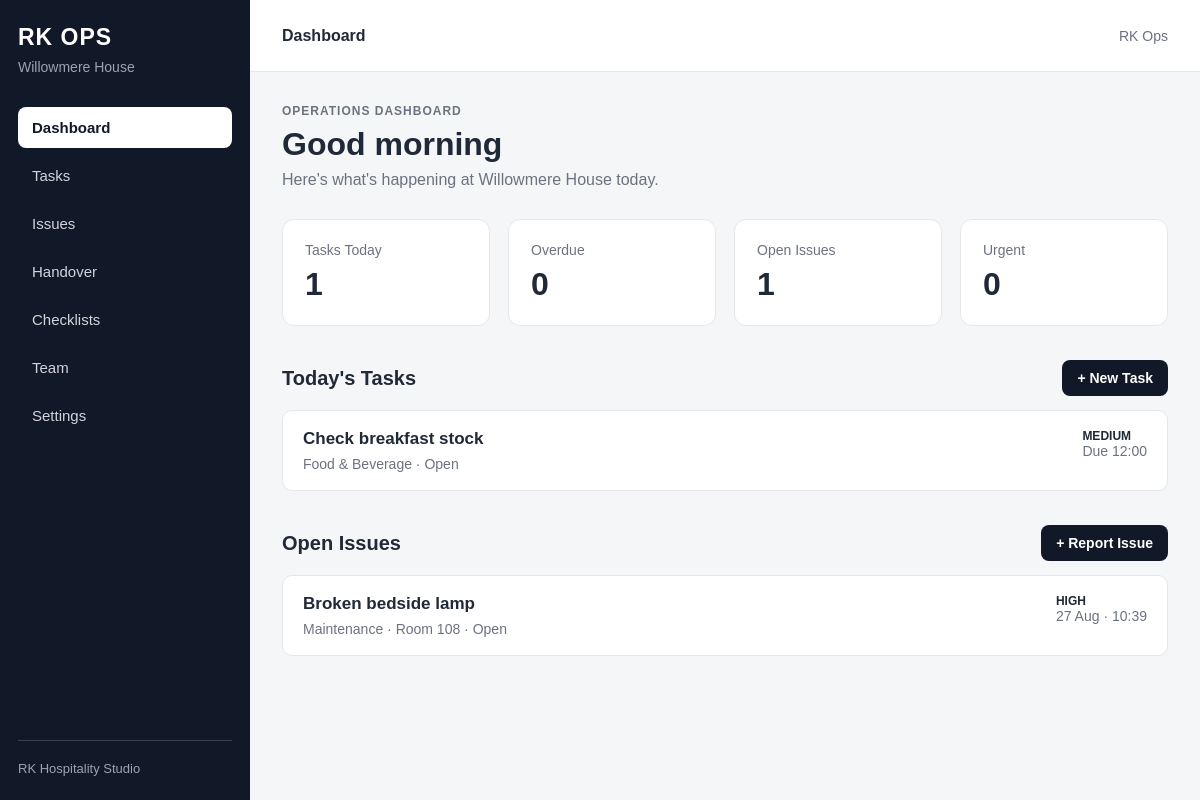
The page / on the database its author committed.
### properties/models.py (models this page shows, shortened)
class Property(models.Model):
    name = models.CharField(max_length=150)
    slug = models.SlugField(unique=True)
    address_line_1 = models.CharField(max_length=150, blank=True)
    address_line_2 = models.CharField(max_length=150, blank=True)
    town_city = models.CharField(max_length=100, blank=True)
    postcode = models.CharField(max_length=20, blank=True)
    phone = models.CharField(max_length=30, blank=True)
    email = models.EmailField(blank=True)
    is_active = models.BooleanField(default=True)
    created_at = models.DateTimeField(auto_now_add=True)
    updated_at = models.DateTimeField(auto_now=True)
    class Meta:
        verbose_name_plural = "Properties"
        ordering = ["name"]

### operations/models.py (models this page shows, shortened)
class Task(models.Model):
    class Priority(models.TextChoices):
        LOW = "low", "Low"
        MEDIUM = "medium", "Medium"
        HIGH = "high", "High"
        URGENT = "urgent", "Urgent"
    class Status(models.TextChoices):
        OPEN = "open", "Open"
        IN_PROGRESS = "in_progress", "In Progress"
        COMPLETED = "completed", "Completed"
        CANCELLED = "cancelled", "Cancelled"
    class Category(models.TextChoices):
        FRONT_OFFICE = "front_office", "Front Office"
        HOUSEKEEPING = "housekeeping", "Housekeeping"
        MAINTENANCE = "maintenance", "Maintenance"
        FOOD_BEVERAGE = "food_beverage", "Food & Beverage"
        MANAGEMENT = "management", "Management"
        OTHER = "other", "Other"
    property = models.ForeignKey(
        Property,
        on_delete=models.CASCADE,
        related_name="tasks",
    )
    title = models.CharField(max_length=200)
    description = models.TextField(blank=True)
    category = models.CharField(
        max_length=30,
        choices=Category.choices,
        default=Category.OTHER,
    )
    priority = models.CharField(
        max_length=20,
        choices=Priority.choices,
        default=Priority.MEDIUM,
    )
    assigned_to = models.ForeignKey(
        settings.AUTH_USER_MODEL,
        on_delete=models.SET_NULL,
        null=True,
        blank=True,
        related_name="assigned_ops_tasks",
    )
    due_at = models.DateTimeField(
        null=True,
        blank=True,
    )
    status = models.CharField(
        max_length=20,
        choices=Status.choices,
        default=Status.OPEN,
    )
    completed_at = models.DateTimeField(
        null=True,
        blank=True,
    )
    created_at = models.DateTimeField(auto_now_add=True)
    updated_at = models.DateTimeField(auto_now=True)
    class Meta:
        ordering = ["due_at", "-priority", "-created_at"]

class Issue(models.Model):
    class Priority(models.TextChoices):
        LOW = "low", "Low"
        MEDIUM = "medium", "Medium"
        HIGH = "high", "High"
        URGENT = "urgent", "Urgent"
    class Status(models.TextChoices):
        OPEN = "open", "Open"
        IN_PROGRESS = "in_progress", "In Progress"
        RESOLVED = "resolved", "Resolved"
        CLOSED = "closed", "Closed"
    class Category(models.TextChoices):
        MAINTENANCE = "maintenance", "Maintenance"
        HOUSEKEEPING = "housekeeping", "Housekeeping"
        GUEST = "guest", "Guest Issue"
        SAFETY = "safety", "Safety"
        TECHNOLOGY = "technology", "Technology"
        FOOD_BEVERAGE = "food_beverage", "Food & Beverage"
        OTHER = "other", "Other"
    property = models.ForeignKey(
        Property,
        on_delete=models.CASCADE,
        related_name="issues",
    )
    title = models.CharField(max_length=200)
    description = models.TextField(blank=True)
    location = models.CharField(
        max_length=150,
        blank=True,
        help_text="e.g. Room 204, Reception, Kitchen",
    )
    category = models.CharField(
        max_length=30,
        choices=Category.choices,
        default=Category.OTHER,
    )
    priority = models.CharField(
        max_length=20,
        choices=Priority.choices,
        default=Priority.MEDIUM,
    )
    assigned_to = models.ForeignKey(
        settings.AUTH_USER_MODEL,
        on_delete=models.SET_NULL,
        null=True,
        blank=True,
        related_name="assigned_ops_issues",
    )
    status = models.CharField(
        max_length=20,
        choices=Status.choices,
        default=Status.OPEN,
    )
    resolution_notes = models.TextField(blank=True)
    reported_at = models.DateTimeField(auto_now_add=True)
    resolved_at = models.DateTimeField(
        null=True,
        blank=True,
    )
    updated_at = models.DateTimeField(auto_now=True)
    class Meta:
        ordering = ["-priority", "-reported_at"]

### operations/views.py (the view)
# urls.py: path("", views.dashboard, name="dashboard"),
def dashboard(request):
    property_obj = get_object_or_404(
        Property,
        slug="willowmere-house",
        is_active=True,
    )
    now = timezone.now()
    today = timezone.localdate()
    tasks = (
        Task.objects
        .filter(property=property_obj)
        .select_related("assigned_to")
    )
    open_tasks = tasks.exclude(
        status__in=[
            Task.Status.COMPLETED,
            Task.Status.CANCELLED,
        ]
    )
    tasks_today = open_tasks.filter(
        due_at__date=today,
    )
    overdue_tasks = open_tasks.filter(
        due_at__lt=now,
    )
    issues = (
        Issue.objects
        .filter(property=property_obj)
        .select_related("assigned_to")
    )
    open_issues = issues.exclude(
        status__in=[
            Issue.Status.RESOLVED,
            Issue.Status.CLOSED,
        ]
    )
    urgent_items = (
        open_tasks.filter(
            priority=Task.Priority.URGENT,
        ).count()
        +
        open_issues.filter(
            priority=Issue.Priority.URGENT,
        ).count()
    )
    recent_issues = open_issues.order_by(
        "-reported_at"
    )[:5]
    context = {
        "property": property_obj,
        "tasks_today": tasks_today,
        "overdue_tasks": overdue_tasks,
        "open_tasks": open_tasks,
        "open_issues": open_issues,
        "recent_issues": recent_issues,
        "urgent_items": urgent_items,
        "active_page": "dashboard",
    }
    return render(
        request,
        "operations/dashboard.html",
        context,
    )

### operations/templates/operations/dashboard.html (shortened to what this page needs)
{% extends "operations/base.html" %}
{% block topbar_title %}
Dashboard
{% endblock %}
{% block content %}
<p class="page-eyebrow">
    Operations Dashboard
</p>
<h1 class="page-title">
    Good morning
</h1>
<p class="page-subtitle">
    Here's what's happening at {{ property.name }} today.
</p>
<section class="stats">
    <div class="stat-card">
        <div class="stat-label">
            Tasks Today
        </div>
        <div class="stat-value">
            {{ tasks_today.count }}
        </div>
    </div>
    <div class="stat-card">
        <div class="stat-label">
            Overdue
        </div>
        <div class="stat-value">
            {{ overdue_tasks.count }}
        </div>
    </div>
    <div class="stat-card">
        <div class="stat-label">
            Open Issues
        </div>
        <div class="stat-value">
            {{ open_issues.count }}
        </div>
    </div>
    <div class="stat-card">
        <div class="stat-label">
            Urgent
        </div>
        <div class="stat-value">
            {{ urgent_items }}
        </div>
    </div>
</section>
<section class="section">
    <div class="section-header">
        <h2 class="section-title">
            Today's Tasks
        </h2>
        <a
            href="{% url 'operations:task_create' %}"
            class="button"
        >
            + New Task
        </a>
    </div>
    <div class="task-list">
        {% for task in tasks_today %}
            <article class="task-card">
                <div>
                    <h3 class="task-title">
                        {{ task.title }}
                    </h3>
                    <div class="task-meta">
                        {{ task.get_category_display }}
                        ·
                        {{ task.get_status_display }}
                    </div>
                </div>
                <div>
                    <div class="priority">
                        {{ task.get_priority_display }}
                    </div>
                    {% if task.due_at %}
                        <div class="task-meta">
                            Due {{ task.due_at|date:"H:i" }}
                        </div>
                    {% endif %}
                </div>
            </article>
        {% empty %}
            <div class="empty-state">
                No tasks are due today.
            </div>
        {% endfor %}
    </div>
</section>
<section class="section">
    <div class="section-header">
        <h2 class="section-title">
            Open Issues
        </h2>
        <a
            href="{% url 'operations:issue_create' %}"
            class="button"
        >
            + Report Issue
        </a>
    </div>
    <div class="task-list">
        {% for issue in recent_issues %}
            <article class="task-card">
                <div>
                    <h3 class="task-title">
                        {{ issue.title }}
                    </h3>
                    <div class="task-meta">
                        {{ issue.get_category_display }}
                        {% if issue.location %}
                            · {{ issue.location }}
                        {% endif %}
                        · {{ issue.get_status_display }}
                    </div>
                </div>
                <div>
                    <div class="priority">
                        {{ issue.get_priority_display }}
                    </div>
                    <div class="task-meta">
                        {{ issue.reported_at|date:"d M · H:i" }}
                    </div>
                </div>
            </article>
        {% empty %}
            <div class="empty-state">
                No open issues.
            </div>
        {% endfor %}
    </div>
</section>
{% endblock %}

### operations/templates/operations/base.html (shortened to what this page needs)
<!DOCTYPE html>
<html lang="en">
<head>
</head>
<body>
<div class="app-shell">
    <aside class="sidebar">
        <div class="brand">
            RK OPS
        </div>
        <div class="property-name">
            {{ property.name|default:"Operations" }}
        </div>
        <nav class="nav">
            <a
                href="{% url 'operations:dashboard' %}"
                class="nav-link {% if active_page == 'dashboard' %}active{% endif %}"
            >
                Dashboard
            </a>
            <a
                href="{% url 'operations:task_list' %}"
                class="nav-link {% if active_page == 'tasks' %}active{% endif %}"
            >
                Tasks
            </a>
            <a
                href="{% url 'operations:issue_list' %}"
                class="nav-link {% if active_page == 'issues' %}active{% endif %}"
            >
                Issues
            </a>
            <a
                href="{% url 'operations:handover_list' %}"
                class="nav-link {% if active_page == 'handover' %}active{% endif %}"
            >
                Handover
            </a>
            <a
                href="#"
                class="nav-link"
            >
                Checklists
            </a>
            <a
                href="#"
                class="nav-link"
            >
                Team
            </a>
            <a
                href="#"
                class="nav-link"
            >
                Settings
            </a>
        </nav>
        <div class="sidebar-footer">
            RK Hospitality Studio
        </div>
    </aside>
    <div class="main">
        <header class="topbar">
            <div class="topbar-title">
                {% block topbar_title %}{% endblock %}
            </div>
            <div class="user-area">
                {% if request.user.is_authenticated %}
                    {{ request.user.username }}
                {% else %}
                    RK Ops
                {% endif %}
            </div>
        </header>
        <main class="content">
            {% block content %}
            {% endblock %}
        </main>
    </div>
</div>
</body>
</html>

### operations/templates/operations/base.html (style rules this page uses)
* { box-sizing: border-box; }
body { margin: 0; font-family: Arial, sans-serif; background: #f5f6f8; color: #1f2937; }
a { color: inherit; text-decoration: none; }
.app-shell { min-height: 100vh; display: flex; }
.sidebar { width: 250px; background: #111827; color: white; padding: 24px 18px; display: flex; flex-direction: column; position: fixed; inset: 0 auto 0 0; }
.brand { font-size: 23px; font-weight: 700; letter-spacing: 1px; margin-bottom: 8px; }
.property-name { font-size: 14px; color: #9ca3af; margin-bottom: 32px; }
.nav { display: flex; flex-direction: column; gap: 7px; }
.nav-link { padding: 12px 14px; border-radius: 8px; color: #d1d5db; font-size: 15px; transition: 0.15s ease; }
.nav-link.active { background: white; color: #111827; font-weight: 700; }
.sidebar-footer { margin-top: auto; padding-top: 20px; border-top: 1px solid #374151; color: #9ca3af; font-size: 13px; }
.main { flex: 1; margin-left: 250px; min-width: 0; }
.topbar { height: 72px; background: white; border-bottom: 1px solid #e5e7eb; display: flex; align-items: center; justify-content: space-between; padding: 0 32px; }
.topbar-title { font-weight: 700; }
.user-area { font-size: 14px; color: #6b7280; }
.content { max-width: 1250px; margin: 0 auto; padding: 32px; }
.page-eyebrow { margin: 0 0 8px; color: #6b7280; font-size: 12px; font-weight: 700; text-transform: uppercase; letter-spacing: 1px; }
.page-title { margin: 0; font-size: 32px; }
.page-subtitle { margin: 8px 0 0; color: #6b7280; }
.stats { display: grid; grid-template-columns: repeat(4, minmax(0, 1fr)); gap: 18px; margin-top: 30px; }
.stat-card { background: white; border: 1px solid #e5e7eb; border-radius: 12px; padding: 22px; }
.stat-label { color: #6b7280; font-size: 14px; }
.stat-value { margin-top: 8px; font-size: 32px; font-weight: 700; }
.section { margin-top: 34px; }
.section-header { display: flex; justify-content: space-between; align-items: center; gap: 20px; margin-bottom: 14px; }
.section-title { margin: 0; font-size: 20px; }
.button { display: inline-flex; align-items: center; justify-content: center; border: 0; border-radius: 8px; padding: 10px 15px; background: #111827; color: white; font-size: 14px; font-weight: 700; cursor: pointer; }
.task-list { display: flex; flex-direction: column; gap: 12px; }
.task-card { background: white; border: 1px solid #e5e7eb; padding: 18px 20px; border-radius: 10px; display: flex; justify-content: space-between; gap: 20px; }
.task-title { margin: 0 0 7px; font-size: 17px; }
.task-meta { color: #6b7280; font-size: 14px; }
.priority { font-size: 12px; font-weight: 700; text-transform: uppercase; }

### rows shown on the page
Property: name "Willowmere House"
Task: title "Check breakfast stock", category "Food & Beverage", status "Open", priority "MEDIUM", due_at "12:00"
Issue: title "Broken bedside lamp", category "Maintenance", location "Room 108", status "Open", priority "HIGH", reported_at "27 Aug · 10:39"

### other values the page prints
{{ tasks_today.count }} "1"
{{ overdue_tasks.count }} "0"
{{ open_issues.count }} "1"
{{ urgent_items }} "0"
